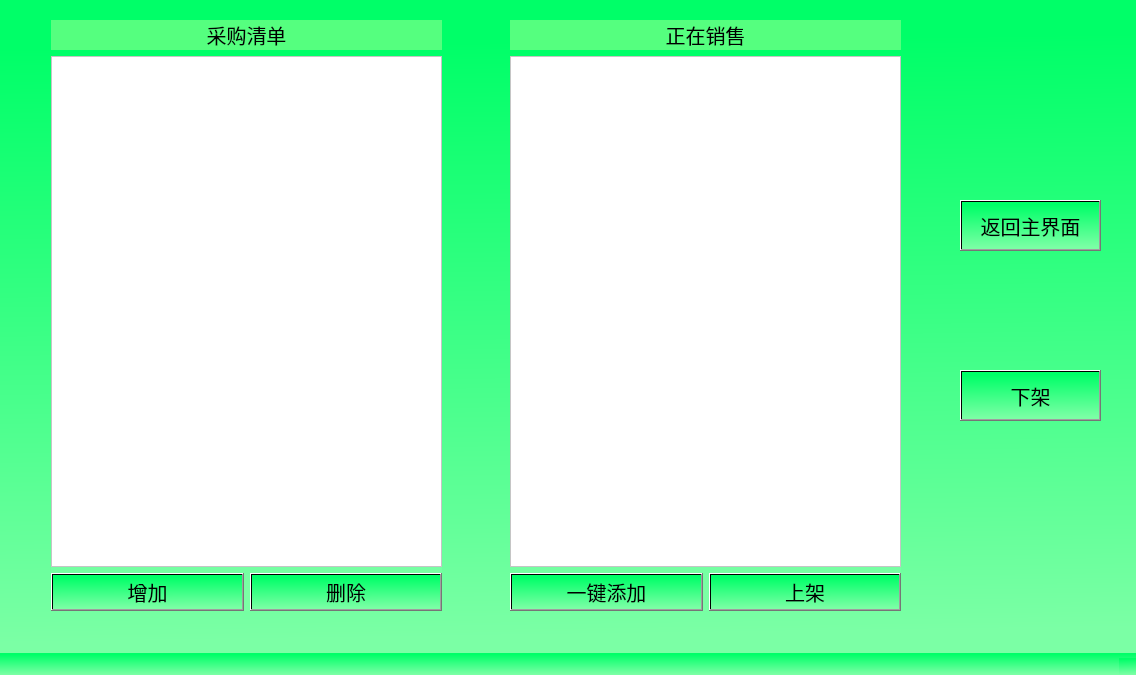
<?xml version="1.0" encoding="UTF-8"?>
<ui version="4.0">
 <class>CargomanagementWindow</class>
 <widget class="QMainWindow" name="CargomanagementWindow">
  <property name="geometry">
   <rect>
    <x>0</x>
    <y>0</y>
    <width>1136</width>
    <height>675</height>
   </rect>
  </property>
  <property name="windowTitle">
   <string>MainWindow</string>
  </property>
  <property name="styleSheet">
   <string notr="true">background-color:
qlineargradient(spread:pad, x1:0.502, y1:0.0611111, x2:0.527155, y2:1, stop:0 rgba(0, 255, 104, 255), stop:0.971014 rgba(123, 255, 165, 255))
</string>
  </property>
  <widget class="QWidget" name="centralwidget">
   <widget class="QPushButton" name="pushButton">
    <property name="geometry">
     <rect>
      <x>960</x>
      <y>200</y>
      <width>141</width>
      <height>51</height>
     </rect>
    </property>
    <property name="font">
     <font>
      <family>思源黑体 CN</family>
      <pointsize>15</pointsize>
     </font>
    </property>
    <property name="text">
     <string>返回主界面</string>
    </property>
   </widget>
   <widget class="QPushButton" name="pushButton_2">
    <property name="geometry">
     <rect>
      <x>960</x>
      <y>370</y>
      <width>141</width>
      <height>51</height>
     </rect>
    </property>
    <property name="font">
     <font>
      <family>思源黑体 CN</family>
      <pointsize>15</pointsize>
     </font>
    </property>
    <property name="text">
     <string>下架</string>
    </property>
   </widget>
   <widget class="QWidget" name="layoutWidget">
    <property name="geometry">
     <rect>
      <x>510</x>
      <y>20</y>
      <width>391</width>
      <height>591</height>
     </rect>
    </property>
    <layout class="QGridLayout" name="gridLayout_2">
     <item row="0" column="0" colspan="2">
      <widget class="QLabel" name="label_2">
       <property name="font">
        <font>
         <family>思源黑体 CN</family>
         <pointsize>15</pointsize>
        </font>
       </property>
       <property name="styleSheet">
        <string notr="true">background-color: rgb(85, 255, 127);</string>
       </property>
       <property name="text">
        <string>正在销售</string>
       </property>
       <property name="alignment">
        <set>Qt::AlignmentFlag::AlignCenter</set>
       </property>
      </widget>
     </item>
     <item row="1" column="0" colspan="2">
      <widget class="QTableWidget" name="purchaseTableWidget_2">
       <property name="font">
        <font>
         <family>思源黑体 CN</family>
         <pointsize>12</pointsize>
        </font>
       </property>
       <property name="styleSheet">
        <string notr="true">background-color: rgb(255, 255, 255);</string>
       </property>
      </widget>
     </item>
     <item row="2" column="0">
      <widget class="QPushButton" name="addButton">
       <property name="font">
        <font>
         <family>思源宋体 CN</family>
         <pointsize>15</pointsize>
        </font>
       </property>
       <property name="styleSheet">
        <string notr="true"/>
       </property>
       <property name="text">
        <string>一键添加</string>
       </property>
      </widget>
     </item>
     <item row="2" column="1">
      <widget class="QPushButton" name="putButton">
       <property name="font">
        <font>
         <family>思源宋体 CN</family>
         <pointsize>15</pointsize>
        </font>
       </property>
       <property name="styleSheet">
        <string notr="true"/>
       </property>
       <property name="text">
        <string>上架</string>
       </property>
      </widget>
     </item>
    </layout>
   </widget>
   <widget class="QWidget" name="layoutWidget">
    <property name="geometry">
     <rect>
      <x>51</x>
      <y>20</y>
      <width>391</width>
      <height>591</height>
     </rect>
    </property>
    <layout class="QGridLayout" name="gridLayout">
     <item row="0" column="0" colspan="2">
      <widget class="QLabel" name="label">
       <property name="font">
        <font>
         <family>思源黑体 CN</family>
         <pointsize>15</pointsize>
        </font>
       </property>
       <property name="styleSheet">
        <string notr="true">background-color: rgb(85, 255, 127);</string>
       </property>
       <property name="text">
        <string>采购清单</string>
       </property>
       <property name="alignment">
        <set>Qt::AlignmentFlag::AlignCenter</set>
       </property>
      </widget>
     </item>
     <item row="1" column="0" colspan="2">
      <widget class="QTableWidget" name="purchaseTableWidget">
       <property name="font">
        <font>
         <family>思源黑体 CN</family>
         <pointsize>12</pointsize>
        </font>
       </property>
       <property name="styleSheet">
        <string notr="true">background-color: rgb(255, 255, 255);</string>
       </property>
      </widget>
     </item>
     <item row="2" column="0">
      <widget class="QPushButton" name="updateButton">
       <property name="font">
        <font>
         <family>思源宋体 CN</family>
         <pointsize>15</pointsize>
        </font>
       </property>
       <property name="styleSheet">
        <string notr="true"/>
       </property>
       <property name="text">
        <string>增加</string>
       </property>
      </widget>
     </item>
     <item row="2" column="1">
      <widget class="QPushButton" name="returnButton_2">
       <property name="font">
        <font>
         <family>思源宋体 CN</family>
         <pointsize>15</pointsize>
        </font>
       </property>
       <property name="styleSheet">
        <string notr="true"/>
       </property>
       <property name="text">
        <string>删除</string>
       </property>
      </widget>
     </item>
    </layout>
   </widget>
  </widget>
  <widget class="QMenuBar" name="menubar">
   <property name="geometry">
    <rect>
     <x>0</x>
     <y>0</y>
     <width>1136</width>
     <height>25</height>
    </rect>
   </property>
  </widget>
  <widget class="QStatusBar" name="statusbar"/>
 </widget>
 <resources/>
 <connections/>
</ui>
